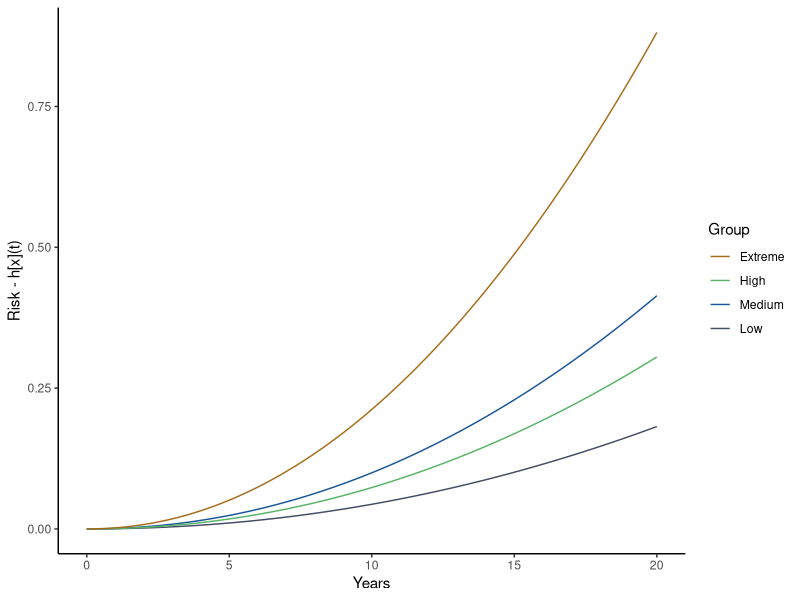

This figure's R source:
## ---- chunk 1
library(ggplot2)
coefficients <- c(2.055, 21.266)
riesgo <- function(t,beta){(t/21.266)^2.055*beta}
#Funciones de Riesgo

ggplot(data.frame(x = c(0, 20)), aes(x)) +
  stat_function(fun = function(x) riesgo(x, 0.2062), aes(colour = "Low")) + 
  stat_function(fun = function(x) riesgo(x, 0.4697), aes(colour = "Medium")) + 
  stat_function(fun = function(x) riesgo(x, 0.3464), aes(colour = "High")) + 
  stat_function(fun = function(x) riesgo(x, 1), aes(colour = "Extreme")) + 
  labs(x = "Years", y = paste("Risk -", expression(h[x](t)))) + 
  scale_color_manual(name = "Group",
                     breaks = c("Extreme", "High", "Medium", "Low"),
                     values = c("#A76C1A","#58B368","#195699","#454D66")) +
  theme_classic()
